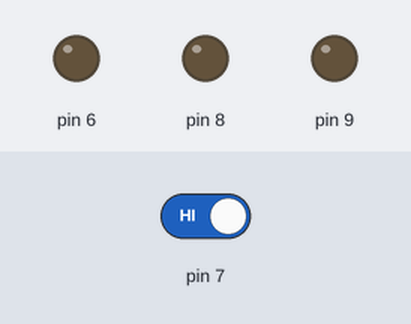
A sketch run on a simulated Arduino Uno, built with avr-gcc and run on an emulated ATmega328P. Shown: output pins drawn as LEDs (lit = HIGH). The inputs (shaded band) are chosen by the test bench; at power-on: pin 7 HIGH. What the sketch prints to the serial monitor is not drawn.

Above: at 1.2 s.
1.3 s: pin 7 driven LOW
At 2.4 s:
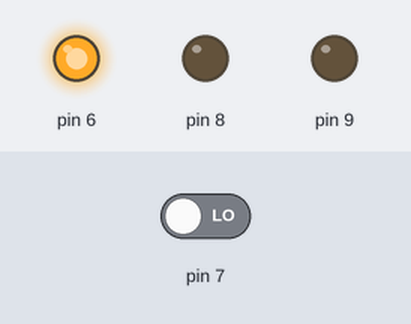
2.8 s: pin 7 driven HIGH
At 3.7 s:
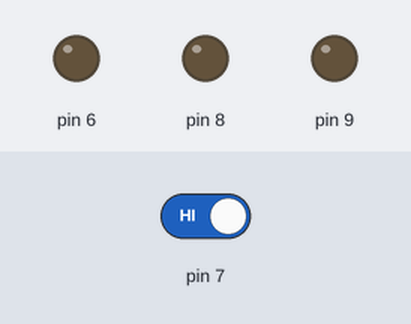
Timing chart, 0 to 5.8 s (numbered marks = the images above; inputs shaded):
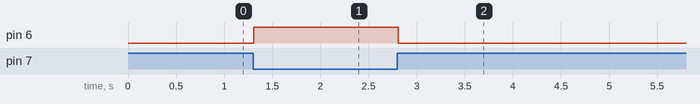

The sketch:

PROJECT.ino
```cpp
int Data;
int val;
int AR = LOW;
int DR;
int i;
int curr = LOW;
int RR = digitalRead(7);
void setup() {
pinMode(A0,INPUT);
pinMode(A2,INPUT);
pinMode(7,INPUT);
pinMode(9,OUTPUT);
pinMode(8,OUTPUT);
pinMode(6,OUTPUT);
Serial.begin(9600);

}

void loop()
{
  Data = 153;
  int ABRA = 523;
  switch (ABRA / 128)
  {
   case 0:  // 0 - 127
    Serial.println("Non-Return-to-Zero Level");
     for(i=9;i>=0;i--)
      {
        digitalWrite(9,bitRead(Data,i));
                                if(digitalRead(9) == LOW)
                                 {
                                   digitalWrite(8, HIGH);
                                 }

                                else {
                                      digitalWrite(8, LOW);
                                     }
                                if(digitalRead(7) == LOW) {
                                     digitalWrite(6, HIGH);
                                    }
                                else {
                                digitalWrite(6, LOW);}


            digitalWrite(4,HIGH);
        delay(5);
        digitalWrite(4,LOW);
        delay(5);
        val = digitalRead(9);}
    break;

  case 1:  // 128 - 255
    Serial.println("Non-Return-to-Zero Mark");
       for(int i=9;i>=0;i--)
      {
        digitalWrite(9,bitRead(Data,i));
            int SR = LOW;
    if(digitalRead(9) != SR){
          digitalWrite(8, !digitalRead(8));


    SR = digitalRead(8);
    }

    if (digitalRead(7) == curr  )
    {
      digitalWrite(6,LOW);
    }
    else  {
     digitalWrite(6,HIGH);
     curr = !curr;
    }
      digitalWrite(4,HIGH);
        delay(5);
        digitalWrite(4,LOW);
        delay(5);
        val = digitalRead(4);}
    break;

  case 2:  // 256 - 383
    Serial.println("Non-Return-to-Zero-Space");
    for(int i=9;i>=0;i--)
      {
                               digitalWrite(9,bitRead(Data,i));
                               DR = HIGH;
                                if(digitalRead(9) != DR){
                                   digitalWrite(8, !digitalRead(8));
                                   val = digitalRead(8);
                                  }
                                if(digitalRead(7) != AR)
                                   {
                                    digitalWrite(6,LOW);
                                     AR = !AR;
                                   }
                                else
                                   {
                                   digitalWrite(6,HIGH);
                                   }
                                   digitalWrite(4,HIGH);
        delay(5);
        digitalWrite(4,LOW);
        delay(5);
        val = digitalRead(9);
      }
                                   break;

  case 3:  // 384 - 511
    Serial.println("Manchester Encoding");
        for(int i=9;i>=0;i--)
      {
                              digitalWrite(9,bitRead(Data,i));
                              val = digitalRead(7);
                             if(digitalRead(9) == HIGH)
                              {
                               digitalWrite(8,LOW);
                               delay(5);
                               digitalWrite(8,HIGH);
                               delay(5);
                              }
                            else
                              {
                               digitalWrite(8,HIGH);
                               delay(5);
                               digitalWrite(8,LOW);
                               delay(5);
                               }
      }
    break;

  case 4:  // 512 - 639
    Serial.println("Manchester Decoding");
      for(int i=9;i>=0;i--)
      {
                    val = digitalRead(7);
                    if (digitalRead(7) == AR)
                     {
                      digitalWrite(6,HIGH);
                      delay(10);
                     }
                    else
                     {
                      digitalWrite(6,LOW);
                      delay(10);
                     }
      }
    break;

  case 5:  // 640 - 767
    Serial.println("Differential Manchester Encoding");
      for(int i=9;i>=0;i--)
      {
                             digitalWrite(9,bitRead(Data,i));
                             if(digitalRead(9) == 0)
                             {
                              AR = !AR;
                              digitalWrite(8,AR);
                             }
                              delay(5);
                              AR = !AR;
                              digitalWrite(8,AR);
                              delay(5);
      }
    break;

  case 6:  // 768 - 895
    Serial.println("Differential Manchester Decoding");
    DR = digitalRead(7);
      for(int i=9;i>=0;i--)
      {
        delay(5);
       int  CR = !digitalRead(7);
                   if(CR != RR)
                     {
                      digitalWrite(6,LOW);
                      }
                   else
                      {
                     digitalWrite(6,HIGH);
                     }
                     RR = CR;
                    delay(5);
      }delay(1000);
    break;

  case 7:  // 896 - 1023
    Serial.println("Repeater");
      val = analogRead(A0);
        if(digitalRead(7) >= val/2)
           {
            digitalWrite(6,HIGH);
           }
        else
           {
           digitalWrite(6,LOW);
           }
    break;

  default:
    Serial.println("Out of range");
    break;
      }
      }
```

Measured:
- after the input at 1.3 s, pin 6: LOW → HIGH at once
- after the input at 2.8 s, pin 6: HIGH → LOW at once
